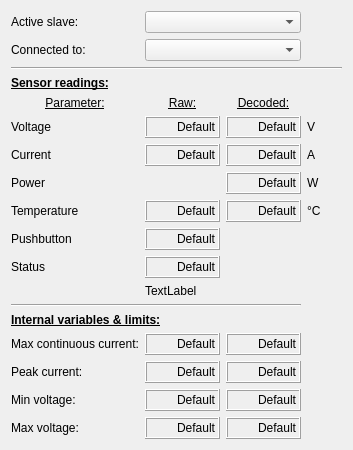
<?xml version="1.0" encoding="UTF-8"?>
<ui version="4.0">
 <class>W_Battery</class>
 <widget class="QWidget" name="W_Battery">
  <property name="geometry">
   <rect>
    <x>0</x>
    <y>0</y>
    <width>340</width>
    <height>440</height>
   </rect>
  </property>
  <property name="windowTitle">
   <string>Form</string>
  </property>
  <layout class="QVBoxLayout" name="verticalLayout">
   <item>
    <layout class="QGridLayout" name="gridLayout" rowstretch="3,3,1,1,1,1,1,1,1,1,1,1,1,1,1,1,1,1">
     <item row="11" column="1" colspan="3">
      <widget class="QLabel" name="labelStatus">
       <property name="text">
        <string>TextLabel</string>
       </property>
      </widget>
     </item>
     <item row="15" column="1">
      <widget class="QLabel" name="dispIP">
       <property name="minimumSize">
        <size>
         <width>75</width>
         <height>22</height>
        </size>
       </property>
       <property name="maximumSize">
        <size>
         <width>200</width>
         <height>16777215</height>
        </size>
       </property>
       <property name="baseSize">
        <size>
         <width>50</width>
         <height>0</height>
        </size>
       </property>
       <property name="autoFillBackground">
        <bool>false</bool>
       </property>
       <property name="frameShape">
        <enum>QFrame::Box</enum>
       </property>
       <property name="frameShadow">
        <enum>QFrame::Raised</enum>
       </property>
       <property name="lineWidth">
        <number>1</number>
       </property>
       <property name="text">
        <string>Default</string>
       </property>
       <property name="alignment">
        <set>Qt::AlignRight|Qt::AlignTrailing|Qt::AlignVCenter</set>
       </property>
      </widget>
     </item>
     <item row="2" column="0" colspan="4">
      <widget class="Line" name="line_2">
       <property name="orientation">
        <enum>Qt::Horizontal</enum>
       </property>
      </widget>
     </item>
     <item row="17" column="0">
      <widget class="QLabel" name="label_15">
       <property name="text">
        <string>Max voltage:</string>
       </property>
      </widget>
     </item>
     <item row="9" column="1">
      <widget class="QLabel" name="dispPB">
       <property name="minimumSize">
        <size>
         <width>75</width>
         <height>22</height>
        </size>
       </property>
       <property name="maximumSize">
        <size>
         <width>200</width>
         <height>16777215</height>
        </size>
       </property>
       <property name="baseSize">
        <size>
         <width>50</width>
         <height>0</height>
        </size>
       </property>
       <property name="autoFillBackground">
        <bool>false</bool>
       </property>
       <property name="frameShape">
        <enum>QFrame::Box</enum>
       </property>
       <property name="frameShadow">
        <enum>QFrame::Raised</enum>
       </property>
       <property name="lineWidth">
        <number>1</number>
       </property>
       <property name="text">
        <string>Default</string>
       </property>
       <property name="alignment">
        <set>Qt::AlignRight|Qt::AlignTrailing|Qt::AlignVCenter</set>
       </property>
      </widget>
     </item>
     <item row="15" column="0">
      <widget class="QLabel" name="label_17">
       <property name="text">
        <string>Peak current:</string>
       </property>
      </widget>
     </item>
     <item row="16" column="0">
      <widget class="QLabel" name="label_16">
       <property name="text">
        <string>Min voltage:</string>
       </property>
      </widget>
     </item>
     <item row="7" column="3">
      <widget class="QLabel" name="label_11">
       <property name="minimumSize">
        <size>
         <width>35</width>
         <height>0</height>
        </size>
       </property>
       <property name="text">
        <string>W</string>
       </property>
      </widget>
     </item>
     <item row="9" column="0">
      <widget class="QLabel" name="label_6">
       <property name="text">
        <string>Pushbutton</string>
       </property>
      </widget>
     </item>
     <item row="4" column="1">
      <widget class="QLabel" name="label">
       <property name="minimumSize">
        <size>
         <width>75</width>
         <height>0</height>
        </size>
       </property>
       <property name="text">
        <string>&lt;html&gt;&lt;head/&gt;&lt;body&gt;&lt;p align=&quot;center&quot;&gt;&lt;span style=&quot; text-decoration: underline;&quot;&gt;Raw:&lt;/span&gt;&lt;/p&gt;&lt;/body&gt;&lt;/html&gt;</string>
       </property>
      </widget>
     </item>
     <item row="14" column="1">
      <widget class="QLabel" name="dispICont">
       <property name="minimumSize">
        <size>
         <width>75</width>
         <height>22</height>
        </size>
       </property>
       <property name="maximumSize">
        <size>
         <width>200</width>
         <height>16777215</height>
        </size>
       </property>
       <property name="baseSize">
        <size>
         <width>50</width>
         <height>0</height>
        </size>
       </property>
       <property name="autoFillBackground">
        <bool>false</bool>
       </property>
       <property name="frameShape">
        <enum>QFrame::Box</enum>
       </property>
       <property name="frameShadow">
        <enum>QFrame::Raised</enum>
       </property>
       <property name="lineWidth">
        <number>1</number>
       </property>
       <property name="text">
        <string>Default</string>
       </property>
       <property name="alignment">
        <set>Qt::AlignRight|Qt::AlignTrailing|Qt::AlignVCenter</set>
       </property>
      </widget>
     </item>
     <item row="6" column="0">
      <widget class="QLabel" name="label_3">
       <property name="text">
        <string>Current</string>
       </property>
      </widget>
     </item>
     <item row="4" column="2">
      <widget class="QLabel" name="label_2">
       <property name="minimumSize">
        <size>
         <width>75</width>
         <height>0</height>
        </size>
       </property>
       <property name="text">
        <string>&lt;html&gt;&lt;head/&gt;&lt;body&gt;&lt;p align=&quot;center&quot;&gt;&lt;span style=&quot; text-decoration: underline;&quot;&gt;Decoded:&lt;/span&gt;&lt;/p&gt;&lt;/body&gt;&lt;/html&gt;</string>
       </property>
      </widget>
     </item>
     <item row="5" column="0">
      <widget class="QLabel" name="label_4">
       <property name="text">
        <string>Voltage</string>
       </property>
      </widget>
     </item>
     <item row="7" column="0">
      <widget class="QLabel" name="label_5">
       <property name="text">
        <string>Power</string>
       </property>
      </widget>
     </item>
     <item row="10" column="0">
      <widget class="QLabel" name="label_7">
       <property name="text">
        <string>Status</string>
       </property>
      </widget>
     </item>
     <item row="12" column="0" colspan="3">
      <widget class="Line" name="line">
       <property name="orientation">
        <enum>Qt::Horizontal</enum>
       </property>
      </widget>
     </item>
     <item row="5" column="3">
      <widget class="QLabel" name="label_9">
       <property name="minimumSize">
        <size>
         <width>35</width>
         <height>0</height>
        </size>
       </property>
       <property name="text">
        <string>V</string>
       </property>
      </widget>
     </item>
     <item row="1" column="0">
      <widget class="QLabel" name="label_13">
       <property name="text">
        <string>Connected to:</string>
       </property>
      </widget>
     </item>
     <item row="6" column="3">
      <widget class="QLabel" name="label_10">
       <property name="minimumSize">
        <size>
         <width>35</width>
         <height>0</height>
        </size>
       </property>
       <property name="text">
        <string>A</string>
       </property>
      </widget>
     </item>
     <item row="16" column="2">
      <widget class="QLabel" name="dispVminD">
       <property name="minimumSize">
        <size>
         <width>75</width>
         <height>22</height>
        </size>
       </property>
       <property name="maximumSize">
        <size>
         <width>200</width>
         <height>16777215</height>
        </size>
       </property>
       <property name="baseSize">
        <size>
         <width>50</width>
         <height>0</height>
        </size>
       </property>
       <property name="autoFillBackground">
        <bool>false</bool>
       </property>
       <property name="frameShape">
        <enum>QFrame::Box</enum>
       </property>
       <property name="frameShadow">
        <enum>QFrame::Raised</enum>
       </property>
       <property name="lineWidth">
        <number>1</number>
       </property>
       <property name="text">
        <string>Default</string>
       </property>
       <property name="alignment">
        <set>Qt::AlignRight|Qt::AlignTrailing|Qt::AlignVCenter</set>
       </property>
      </widget>
     </item>
     <item row="17" column="2">
      <widget class="QLabel" name="dispVmaxD">
       <property name="minimumSize">
        <size>
         <width>75</width>
         <height>22</height>
        </size>
       </property>
       <property name="maximumSize">
        <size>
         <width>200</width>
         <height>16777215</height>
        </size>
       </property>
       <property name="baseSize">
        <size>
         <width>50</width>
         <height>0</height>
        </size>
       </property>
       <property name="autoFillBackground">
        <bool>false</bool>
       </property>
       <property name="frameShape">
        <enum>QFrame::Box</enum>
       </property>
       <property name="frameShadow">
        <enum>QFrame::Raised</enum>
       </property>
       <property name="lineWidth">
        <number>1</number>
       </property>
       <property name="text">
        <string>Default</string>
       </property>
       <property name="alignment">
        <set>Qt::AlignRight|Qt::AlignTrailing|Qt::AlignVCenter</set>
       </property>
      </widget>
     </item>
     <item row="3" column="0" colspan="2">
      <widget class="QLabel" name="label_18">
       <property name="text">
        <string>&lt;html&gt;&lt;head/&gt;&lt;body&gt;&lt;p&gt;&lt;span style=&quot; font-weight:600; text-decoration: underline;&quot;&gt;Sensor readings:&lt;/span&gt;&lt;/p&gt;&lt;/body&gt;&lt;/html&gt;</string>
       </property>
      </widget>
     </item>
     <item row="0" column="0">
      <widget class="QLabel" name="label_12">
       <property name="text">
        <string>Active slave:</string>
       </property>
      </widget>
     </item>
     <item row="10" column="1">
      <widget class="QLabel" name="dispStatus1">
       <property name="minimumSize">
        <size>
         <width>75</width>
         <height>22</height>
        </size>
       </property>
       <property name="maximumSize">
        <size>
         <width>200</width>
         <height>16777215</height>
        </size>
       </property>
       <property name="baseSize">
        <size>
         <width>50</width>
         <height>0</height>
        </size>
       </property>
       <property name="autoFillBackground">
        <bool>false</bool>
       </property>
       <property name="frameShape">
        <enum>QFrame::Box</enum>
       </property>
       <property name="frameShadow">
        <enum>QFrame::Raised</enum>
       </property>
       <property name="lineWidth">
        <number>1</number>
       </property>
       <property name="text">
        <string>Default</string>
       </property>
       <property name="alignment">
        <set>Qt::AlignRight|Qt::AlignTrailing|Qt::AlignVCenter</set>
       </property>
      </widget>
     </item>
     <item row="13" column="0" colspan="2">
      <widget class="QLabel" name="label_8">
       <property name="text">
        <string>&lt;html&gt;&lt;head/&gt;&lt;body&gt;&lt;p&gt;&lt;span style=&quot; font-weight:600; text-decoration: underline;&quot;&gt;Internal variables &amp;amp; limits:&lt;/span&gt;&lt;/p&gt;&lt;/body&gt;&lt;/html&gt;</string>
       </property>
      </widget>
     </item>
     <item row="4" column="0">
      <widget class="QLabel" name="label_19">
       <property name="text">
        <string>&lt;html&gt;&lt;head/&gt;&lt;body&gt;&lt;p align=&quot;center&quot;&gt;&lt;span style=&quot; text-decoration: underline;&quot;&gt;Parameter:&lt;/span&gt;&lt;/p&gt;&lt;/body&gt;&lt;/html&gt;</string>
       </property>
      </widget>
     </item>
     <item row="14" column="0">
      <widget class="QLabel" name="label_14">
       <property name="text">
        <string>Max continuous current:</string>
       </property>
      </widget>
     </item>
     <item row="5" column="2">
      <widget class="QLabel" name="dispVd">
       <property name="minimumSize">
        <size>
         <width>75</width>
         <height>22</height>
        </size>
       </property>
       <property name="maximumSize">
        <size>
         <width>200</width>
         <height>16777215</height>
        </size>
       </property>
       <property name="baseSize">
        <size>
         <width>50</width>
         <height>0</height>
        </size>
       </property>
       <property name="autoFillBackground">
        <bool>false</bool>
       </property>
       <property name="frameShape">
        <enum>QFrame::Box</enum>
       </property>
       <property name="frameShadow">
        <enum>QFrame::Raised</enum>
       </property>
       <property name="lineWidth">
        <number>1</number>
       </property>
       <property name="text">
        <string>Default</string>
       </property>
       <property name="alignment">
        <set>Qt::AlignRight|Qt::AlignTrailing|Qt::AlignVCenter</set>
       </property>
      </widget>
     </item>
     <item row="5" column="1">
      <widget class="QLabel" name="dispV">
       <property name="minimumSize">
        <size>
         <width>75</width>
         <height>22</height>
        </size>
       </property>
       <property name="maximumSize">
        <size>
         <width>200</width>
         <height>16777215</height>
        </size>
       </property>
       <property name="baseSize">
        <size>
         <width>50</width>
         <height>0</height>
        </size>
       </property>
       <property name="autoFillBackground">
        <bool>false</bool>
       </property>
       <property name="frameShape">
        <enum>QFrame::Box</enum>
       </property>
       <property name="frameShadow">
        <enum>QFrame::Raised</enum>
       </property>
       <property name="lineWidth">
        <number>1</number>
       </property>
       <property name="text">
        <string>Default</string>
       </property>
       <property name="alignment">
        <set>Qt::AlignRight|Qt::AlignTrailing|Qt::AlignVCenter</set>
       </property>
      </widget>
     </item>
     <item row="7" column="2">
      <widget class="QLabel" name="dispPd">
       <property name="minimumSize">
        <size>
         <width>75</width>
         <height>22</height>
        </size>
       </property>
       <property name="maximumSize">
        <size>
         <width>200</width>
         <height>16777215</height>
        </size>
       </property>
       <property name="baseSize">
        <size>
         <width>50</width>
         <height>0</height>
        </size>
       </property>
       <property name="autoFillBackground">
        <bool>false</bool>
       </property>
       <property name="frameShape">
        <enum>QFrame::Box</enum>
       </property>
       <property name="frameShadow">
        <enum>QFrame::Raised</enum>
       </property>
       <property name="lineWidth">
        <number>1</number>
       </property>
       <property name="text">
        <string>Default</string>
       </property>
       <property name="alignment">
        <set>Qt::AlignRight|Qt::AlignTrailing|Qt::AlignVCenter</set>
       </property>
      </widget>
     </item>
     <item row="6" column="1">
      <widget class="QLabel" name="dispI">
       <property name="minimumSize">
        <size>
         <width>75</width>
         <height>22</height>
        </size>
       </property>
       <property name="maximumSize">
        <size>
         <width>200</width>
         <height>16777215</height>
        </size>
       </property>
       <property name="baseSize">
        <size>
         <width>50</width>
         <height>0</height>
        </size>
       </property>
       <property name="autoFillBackground">
        <bool>false</bool>
       </property>
       <property name="frameShape">
        <enum>QFrame::Box</enum>
       </property>
       <property name="frameShadow">
        <enum>QFrame::Raised</enum>
       </property>
       <property name="lineWidth">
        <number>1</number>
       </property>
       <property name="text">
        <string>Default</string>
       </property>
       <property name="alignment">
        <set>Qt::AlignRight|Qt::AlignTrailing|Qt::AlignVCenter</set>
       </property>
      </widget>
     </item>
     <item row="6" column="2">
      <widget class="QLabel" name="dispId">
       <property name="minimumSize">
        <size>
         <width>75</width>
         <height>22</height>
        </size>
       </property>
       <property name="maximumSize">
        <size>
         <width>200</width>
         <height>16777215</height>
        </size>
       </property>
       <property name="baseSize">
        <size>
         <width>50</width>
         <height>0</height>
        </size>
       </property>
       <property name="autoFillBackground">
        <bool>false</bool>
       </property>
       <property name="frameShape">
        <enum>QFrame::Box</enum>
       </property>
       <property name="frameShadow">
        <enum>QFrame::Raised</enum>
       </property>
       <property name="lineWidth">
        <number>1</number>
       </property>
       <property name="text">
        <string>Default</string>
       </property>
       <property name="alignment">
        <set>Qt::AlignRight|Qt::AlignTrailing|Qt::AlignVCenter</set>
       </property>
      </widget>
     </item>
     <item row="14" column="2">
      <widget class="QLabel" name="dispIContD">
       <property name="minimumSize">
        <size>
         <width>75</width>
         <height>22</height>
        </size>
       </property>
       <property name="maximumSize">
        <size>
         <width>200</width>
         <height>16777215</height>
        </size>
       </property>
       <property name="baseSize">
        <size>
         <width>50</width>
         <height>0</height>
        </size>
       </property>
       <property name="autoFillBackground">
        <bool>false</bool>
       </property>
       <property name="frameShape">
        <enum>QFrame::Box</enum>
       </property>
       <property name="frameShadow">
        <enum>QFrame::Raised</enum>
       </property>
       <property name="lineWidth">
        <number>1</number>
       </property>
       <property name="text">
        <string>Default</string>
       </property>
       <property name="alignment">
        <set>Qt::AlignRight|Qt::AlignTrailing|Qt::AlignVCenter</set>
       </property>
      </widget>
     </item>
     <item row="15" column="2">
      <widget class="QLabel" name="dispIPD">
       <property name="minimumSize">
        <size>
         <width>75</width>
         <height>22</height>
        </size>
       </property>
       <property name="maximumSize">
        <size>
         <width>200</width>
         <height>16777215</height>
        </size>
       </property>
       <property name="baseSize">
        <size>
         <width>50</width>
         <height>0</height>
        </size>
       </property>
       <property name="autoFillBackground">
        <bool>false</bool>
       </property>
       <property name="frameShape">
        <enum>QFrame::Box</enum>
       </property>
       <property name="frameShadow">
        <enum>QFrame::Raised</enum>
       </property>
       <property name="lineWidth">
        <number>1</number>
       </property>
       <property name="text">
        <string>Default</string>
       </property>
       <property name="alignment">
        <set>Qt::AlignRight|Qt::AlignTrailing|Qt::AlignVCenter</set>
       </property>
      </widget>
     </item>
     <item row="16" column="1">
      <widget class="QLabel" name="dispVmin">
       <property name="minimumSize">
        <size>
         <width>75</width>
         <height>22</height>
        </size>
       </property>
       <property name="maximumSize">
        <size>
         <width>200</width>
         <height>16777215</height>
        </size>
       </property>
       <property name="baseSize">
        <size>
         <width>50</width>
         <height>0</height>
        </size>
       </property>
       <property name="autoFillBackground">
        <bool>false</bool>
       </property>
       <property name="frameShape">
        <enum>QFrame::Box</enum>
       </property>
       <property name="frameShadow">
        <enum>QFrame::Raised</enum>
       </property>
       <property name="lineWidth">
        <number>1</number>
       </property>
       <property name="text">
        <string>Default</string>
       </property>
       <property name="alignment">
        <set>Qt::AlignRight|Qt::AlignTrailing|Qt::AlignVCenter</set>
       </property>
      </widget>
     </item>
     <item row="17" column="1">
      <widget class="QLabel" name="dispVmax">
       <property name="minimumSize">
        <size>
         <width>75</width>
         <height>22</height>
        </size>
       </property>
       <property name="maximumSize">
        <size>
         <width>200</width>
         <height>16777215</height>
        </size>
       </property>
       <property name="baseSize">
        <size>
         <width>50</width>
         <height>0</height>
        </size>
       </property>
       <property name="autoFillBackground">
        <bool>false</bool>
       </property>
       <property name="frameShape">
        <enum>QFrame::Box</enum>
       </property>
       <property name="frameShadow">
        <enum>QFrame::Raised</enum>
       </property>
       <property name="lineWidth">
        <number>1</number>
       </property>
       <property name="text">
        <string>Default</string>
       </property>
       <property name="alignment">
        <set>Qt::AlignRight|Qt::AlignTrailing|Qt::AlignVCenter</set>
       </property>
      </widget>
     </item>
     <item row="8" column="0">
      <widget class="QLabel" name="label_20">
       <property name="text">
        <string>Temperature</string>
       </property>
      </widget>
     </item>
     <item row="8" column="1">
      <widget class="QLabel" name="dispTemp">
       <property name="minimumSize">
        <size>
         <width>75</width>
         <height>22</height>
        </size>
       </property>
       <property name="maximumSize">
        <size>
         <width>200</width>
         <height>16777215</height>
        </size>
       </property>
       <property name="baseSize">
        <size>
         <width>50</width>
         <height>0</height>
        </size>
       </property>
       <property name="autoFillBackground">
        <bool>false</bool>
       </property>
       <property name="frameShape">
        <enum>QFrame::Box</enum>
       </property>
       <property name="frameShadow">
        <enum>QFrame::Raised</enum>
       </property>
       <property name="lineWidth">
        <number>1</number>
       </property>
       <property name="text">
        <string>Default</string>
       </property>
       <property name="alignment">
        <set>Qt::AlignRight|Qt::AlignTrailing|Qt::AlignVCenter</set>
       </property>
      </widget>
     </item>
     <item row="8" column="2">
      <widget class="QLabel" name="dispTempD">
       <property name="minimumSize">
        <size>
         <width>75</width>
         <height>22</height>
        </size>
       </property>
       <property name="maximumSize">
        <size>
         <width>200</width>
         <height>16777215</height>
        </size>
       </property>
       <property name="baseSize">
        <size>
         <width>50</width>
         <height>0</height>
        </size>
       </property>
       <property name="autoFillBackground">
        <bool>false</bool>
       </property>
       <property name="frameShape">
        <enum>QFrame::Box</enum>
       </property>
       <property name="frameShadow">
        <enum>QFrame::Raised</enum>
       </property>
       <property name="lineWidth">
        <number>1</number>
       </property>
       <property name="text">
        <string>Default</string>
       </property>
       <property name="alignment">
        <set>Qt::AlignRight|Qt::AlignTrailing|Qt::AlignVCenter</set>
       </property>
      </widget>
     </item>
     <item row="8" column="3">
      <widget class="QLabel" name="label_21">
       <property name="minimumSize">
        <size>
         <width>35</width>
         <height>0</height>
        </size>
       </property>
       <property name="text">
        <string>°C</string>
       </property>
      </widget>
     </item>
     <item row="1" column="1" colspan="2">
      <widget class="QComboBox" name="comboBox_slaveM">
       <property name="sizePolicy">
        <sizepolicy hsizetype="Preferred" vsizetype="Preferred">
         <horstretch>0</horstretch>
         <verstretch>0</verstretch>
        </sizepolicy>
       </property>
      </widget>
     </item>
     <item row="0" column="1" colspan="2">
      <widget class="QComboBox" name="comboBox_slave">
       <property name="sizePolicy">
        <sizepolicy hsizetype="Preferred" vsizetype="Preferred">
         <horstretch>0</horstretch>
         <verstretch>0</verstretch>
        </sizepolicy>
       </property>
      </widget>
     </item>
    </layout>
   </item>
  </layout>
 </widget>
 <resources/>
 <connections/>
</ui>
